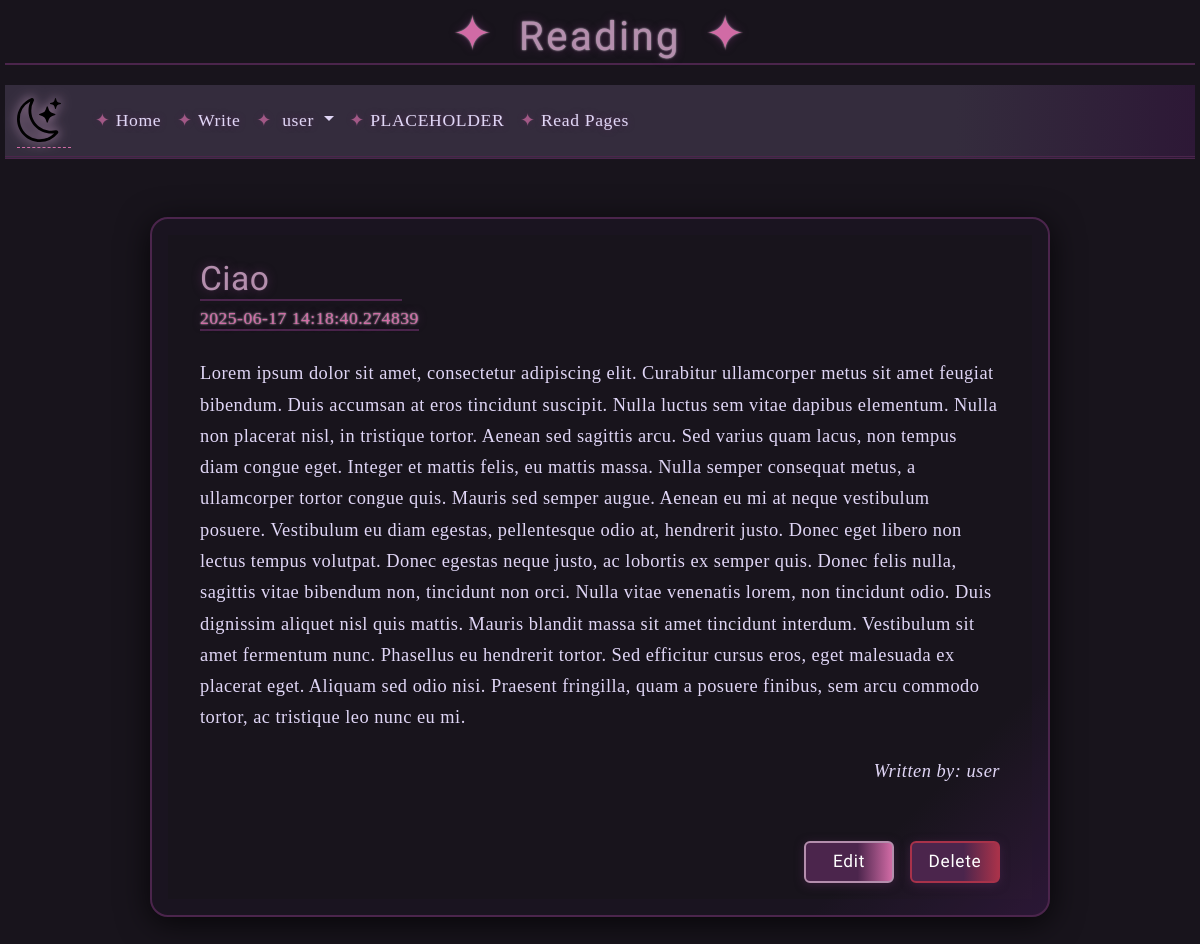
The page /read/3 (signed in) on the database its author committed.
### app/models.py (models this page shows)
class User(db.Model):
  metadata_obj
  id = db.Column(db.Integer, primary_key = True)
  name = db.Column(db.String(100), nullable = False)
  email = db.Column(db.String(100), unique = True, nullable = False)
  password = db.Column(db.String(16), nullable = False)
  pages = db.relationship('Page', backref = 'author', lazy = True)

class Page(db.Model):
  metadata_obj
  id = db.Column(db.Integer, primary_key = True)
  title = db.Column(db.String(200), nullable = False)
  author_id = db.Column(db.Integer, db.ForeignKey('user.id'), nullable = False)
  text = db.Column(db.Text, nullable = False)
  date = db.Column(db.DateTime, default=datetime.now())

### app/routes.py (the view)
@app.route('/read/<int:id>')
def read_id(id):
  page = Page.query.get_or_404(id)
  author_name = page.author.name
  return render_template('read-id.html', page=page, author_name = author_name, title='Reading')

### app/templates/read-id.html (shortened to what this page needs)
{% extends('base.html') %}
{% block content %}
  <div class="grimoire-page-box">
    <div class="grimoire-header">
      <div>
        <h2>{{ page.title }}</h2>
        <h3>{{ page.date }}</h3>
      </div>
    </div>
    <article>
      <p>
        {{ page.text }}
      </p>
      <p class="grimoire-author">
        Written by: {{ author_name }}
      </p>
    </article>
    <div class="grimoire-actions">
      <a href="{{ url_for('page_edit', id=page.id) }}" class="btn btn-primary">Edit</a>
      <a href="{{ url_for('delete', id=page.id) }}" class="btn btn-danger">Delete</a>
    </div>
  </div>
{% endblock %}

### app/templates/navbar.html (shortened to what this page needs)
<link rel="stylesheet" href="{{ url_for('static', filename='/styles/style.css') }}">
<link rel="stylesheet" href="{{ url_for('static', filename='/styles/navbarstyle.css') }}">
<nav class="navbar navbar-expand-lg bg-body-tertiary">
  <div class="container-fluid">
    <a class="navbar-brand" href="{{url_for('home')}}"><img src="static\styles\moon-stars.svg" /></a>
    <div class="collapse navbar-collapse" id="navbarElements">
      <ul class="navbar-nav me-auto mb-2 mb-lg-0">
        <li class="nav-item">
          <a class="nav-link" href="{{url_for('home')}}">Home</a>
        </li>
        <li class="nav-item">
          <a class="nav-link" href="{{ url_for('write') }}">Write</a>
        </li>
        <li class="nav-item dropdown">
          <a
            class="nav-link dropdown-toggle"
            href="#"
            role="button"
            data-bs-toggle="dropdown"
            aria-expanded="false"
          >
            {% if 'username' in session %}
            {{ session['username'] }}
            {% else %}
            Guest
            {% endif %}
          </a>
        </li>
        <li class="nav-item">
          <a class="nav-link" href="#">PLACEHOLDER</a>
        </li>
        <li class="nav-item">
          <a class="nav-link" href="{{ url_for('read') }}">Read Pages</a>
        </li>
      </ul>
    </div>
  </div>
</nav>

### app/static/styles/style.css (style rules this page uses)
body { background: #18141c; color: #e0d6f6; font-family: 'Cormorant Garamond', serif; letter-spacing: 0.03em; }
h1, h2, h3 { font-family: 'UnifrakturCook', 'Cinzel Decorative', serif; color: #b48ead; text-shadow: 0 0 8px #4b254c, 0 0 2px #fff; border-bottom: 2px double #4b254c; margin-bottom: 0.5em; }
a { color: #d16ba5; text-decoration: none; border-bottom: 1px dashed #d16ba5; transition: color 0.2s; }
.btn-primary { background: linear-gradient(90deg, #4b254c 60%, #d16ba5 100%); border: 2px double #b48ead; color: #fff; font-family: 'Cinzel Decorative', serif; font-size: 1.1em; letter-spacing: 0.04em; box-shadow: 0 2px 10px #4b254c99; transition: background-color 0.2s, box-shadow 0.2s; }
.grimoire-page-box { background: linear-gradient(135deg, #18141c 85%, #2d1836 100%); border: 2.5px double #4b254c; border-radius: 18px; box-shadow: 0 6px 32px #000b, 0 0 0 16px #24183633 inset; color: #e0d6f6; font-family: 'Cormorant Garamond', serif; padding: 2.5em 3em 2em 3em; margin: 3em auto 2em auto; max-width: 900px; min-height: 450px; position: relative; display: flex; flex-direction: column; }
.grimoire-header { display: flex; align-items: flex-start; margin-bottom: 1.5em; }
.grimoire-header h2 { color: #b48ead; font-family: 'UnifrakturCook', 'Cinzel Decorative', serif; font-size: 2.1em; text-shadow: 0 0 10px #4b254c, 0 0 2px #fff2; margin-bottom: 0.2em; margin-right: 0.5em; text-align: left; }
.grimoire-header h3 { color: #d16ba5; font-family: 'Cormorant Garamond', serif; font-size: 1.1em; margin-bottom: 0.2em; text-align: left; }
.grimoire-page-box article { flex: 1 1 auto; }
.grimoire-page-box article p { color: #e0d6f6; font-size: 1.15em; margin-bottom: 1.2em; line-height: 1.7; }
.grimoire-author { color: #b48ead; font-style: italic; text-align: right; font-size: 1em; }
.grimoire-actions { display: flex; justify-content: flex-end; gap: 1em; margin-top: 2em; }
.btn-primary, .btn-danger { font-family: 'UnifrakturCook', 'Cinzel Decorative', serif; font-size: 1.08em; letter-spacing: 0.04em; border: 2px double #b48ead; box-shadow: 0 2px 10px #4b254c99; transition: background-color 0.2s, box-shadow 0.2s; min-width: 90px; }
.btn-primary { background: linear-gradient(90deg, #4b254c 60%, #d16ba5 100%); color: #fff; }
.btn-danger { background: linear-gradient(90deg, #4b254c 60%, #a8324a 100%); color: #fff; border-color: #a8324a; }

### app/static/styles/navbarstyle.css (style rules this page uses)
nav.navbar { background: linear-gradient(90deg, #342c3d 80%, #2d1836 100%); border-bottom: 3px double #4b254c; font-family: 'Cormorant Garamond', serif; letter-spacing: 0.04em; }
.navbar-brand img { height: 2.2em; filter: drop-shadow(0 0 6px #b48ead) brightness(1.2); margin-right: 0.5em; }
.navbar-nav .nav-link, .navbar-nav .dropdown-toggle { color: #e0d6f6 !important; font-size: 1.1em; text-shadow: 0 0 6px #4b254c, 0 0 2px #fff2; transition: color 0.2s, text-shadow 0.2s; position: relative; }
.navbar-nav .nav-link::before { content: "✦"; color: #d16ba5; margin-right: 0.3em; font-size: 1em; opacity: 0.7; transition: color 0.2s; }

### rows shown on the page
User: username "user", name "user"
Page: title "Ciao", date "2025-06-17 14:18:40.274839", text "Lorem ipsum dolor sit amet, consectetur adipiscing elit. Curabitur ullamcorper metus sit amet feugiat bibendum. Duis accumsan at eros tincidunt suscipit. Nulla luctus sem vitae dapibus elementum. Nulla non placerat nisl, in tristique tortor. Aenean sed sagittis arcu. Sed varius quam lacus, non tempus diam congue eget. Integer et mattis felis, eu mattis massa. Nulla semper consequat metus, a ullamcorper tortor congue quis. Mauris sed semper augue. Aenean eu mi at neque vestibulum posuere. Vestibulum eu diam egestas, pellentesque odio at, hendrerit justo. Donec eget libero non lectus tempus volutpat. Donec egestas neque justo, ac lobortis ex semper quis. Donec felis nulla, sagittis vitae…"

### other values the page prints
{{ title }} "Reading"
